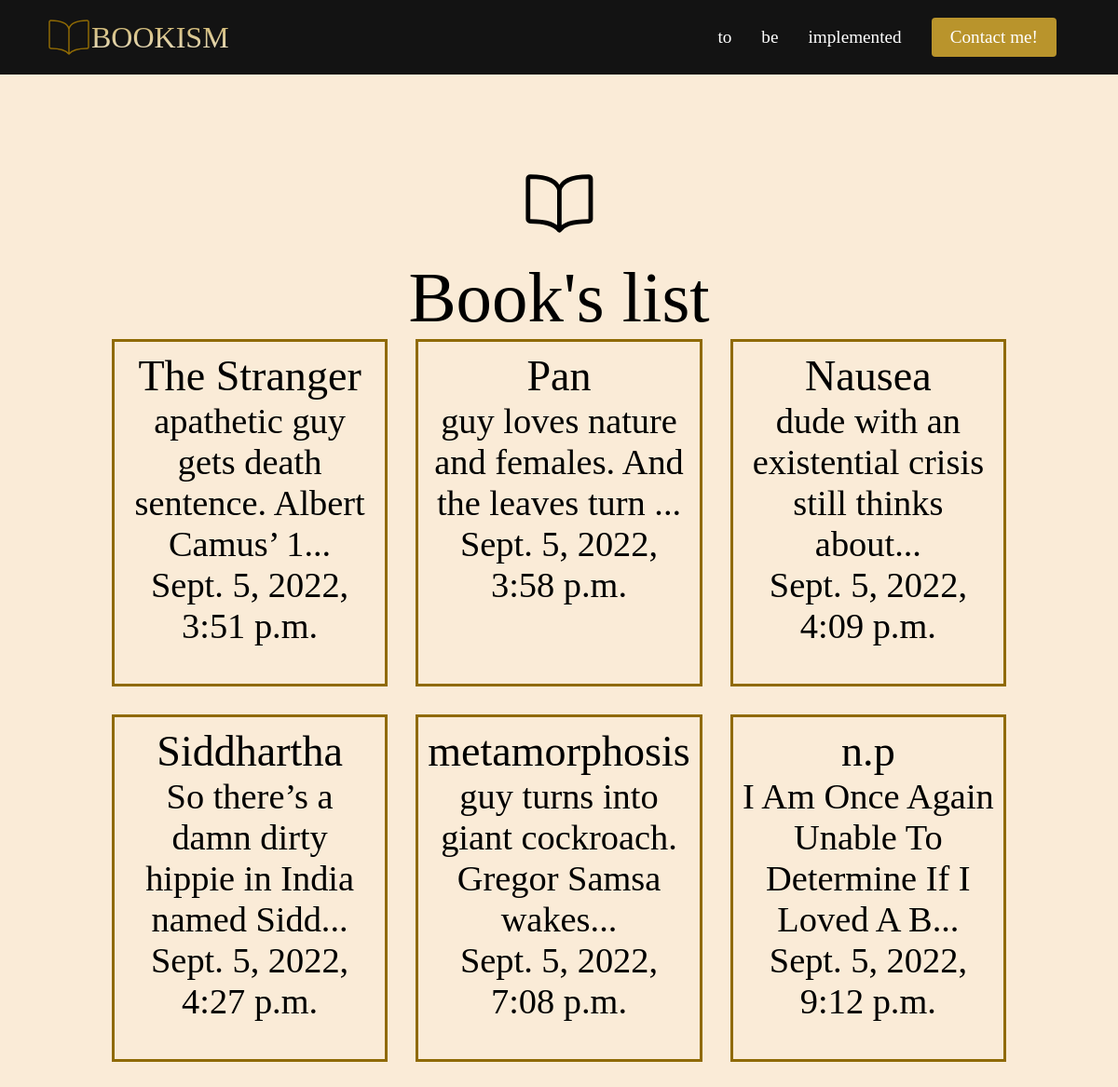
Screenshot of /Books/ with the database file from the repository.
### Books/models.py (models this page shows, shortened)
class Books(models.Model):
    title = models.CharField(max_length=100)
    slug = models.SlugField()
    body = models.TextField()
    date = models.DateTimeField(auto_now_add=True)
    thumb = models.ImageField(default='default.png', blank=True)
    def snippet(self):
        return self.body[:50] + '...'

### Books/views.py (the view)
# urls.py: path('', book_views.books_list, name='home'),
def books_list(request):
    books = Books.objects.all().order_by('date')
    return render(request, 'books/books_list.html',{'books':books})

### Books/templates/books/books_list.html
{% extends 'index.html' %}
{% block content %}
    <h1>Book's list</h1>
    <div class="books">
        {% for book in books %}
        <div class="book">
            <h2><a href="{% url 'books:detail' slug=book.slug %}">{{ book.title }}</a></h2>
            <p>{{ book.snippet }}</p>
            <p>{{ book.date }}</p>
        </div>
        {% endfor %}
    </div>
{% endblock %}

### templates/index.html (shortened to what this page needs)
{%  load static %}
<!DOCTYPE html>
<html lang="en">
<head>
    <link rel="stylesheet" href="{% static 'styles.css' %}">
</head>
<body>
    <nav class="navbar">
        <div class="navbar__container">
            <a href="/" id="navbar__logo"><ion-icon name="book-outline"></ion-icon> BOOKISM</a>
            <ul class="navbar__menu">
                <li class="navbar__item">
                    <a href="/" class="navbar__links">to</a>
                </li>
                <li class="navbar__item">
                    <a href="/" class="navbar__links">be</a>
                </li>
                <li class="navbar__item">
                    <a href="/" class="navbar__links">implemented</a>
                </li>
                <li class="navbar__btn">
                    <a href="/" class="button">Contact me!</a>
                </li>
            </ul>
        </div>
    </nav>
    <div class="wrapper">
        <h1><a href="{% url 'home' %}"><ion-icon name="book-outline"></ion-icon></a></h1>
        {% block content %}
        {% endblock %}
    </div>
</body>
</html>

### static/styles.css (style rules this page uses)
* { box-sizing: border-box; margin: 0; padding: 0; font-family: 'Times New Roman', Times, serif; }
.navbar { background: #131313; height: 80px; display: flex; justify-content: center; align-items: center; font-size: 1.2rem; position: sticky; top: 0; z-index: 999; }
.navbar__container { display: flex; justify-content: space-between; height: 80px; z-index: 1; width: 100%; max-width: 1300px; margin: 0 auto; padding: 0 50px; }
#navbar__logo { background-color:rgb(255, 255, 255); background-image: linear-gradient(to top, rgb(255, 255, 255) 0%, #b9942c 100%); background-size: 100%; -webkit-background-clip: text; -moz-background-clip: text; -webkit-text-fill-color: transparent; -moz-text-fill-color: transparent; display: flex; align-items: center; cursor: pointer; text-decoration: none; font-size: 2rem; }
#navbar__logo ion-icon { color: #8f6a04; --ionicon-stroke-width: 16px; font-size: 48px }
.navbar__menu { display: flex; align-items: center; list-style: none; text-align: center; }
.navbar__item { height: 80px; }
.navbar__links { color: #fff; display: flex; align-items: center; justify-content: center; text-decoration: none; padding: 0 1rem; height: 100%; }
.navbar__btn { display: flex; justify-content: center; align-items: center; padding: 0 1rem; width: 100%; }
.button { display: flex; justify-content: center; align-items: center; text-decoration: none; padding: 10px 20px; height: 100%; width: 100%; border: none; outline: none; border-radius: 4px; background: #b9942c; color: #fff; }
body { background-color: antiquewhite; background-repeat: no-repeat; color: rgb(0, 0, 0); }
body * { font-family: 'Times New Roman', Times, serif; }
h1, h2 { font-weight: normal; margin: 0; color: linear-gradient(to top, rgb(255, 255, 255) 0%, #b9942c 100%); }
a, a:hover, a:visited { color: rgb(0, 0, 0); text-decoration: none; }
.wrapper { max-width: 960px; margin: 0 auto; }
div.wrapper { text-align: center; margin: 100px auto; font-size: 2.4em; }
.books { display: grid; grid-template-columns: 1fr 1fr 1fr; grid-gap: 30px; }
.book { padding: 10px; border: 3px solid #8f6a04; position: relative; padding-bottom: 40px; }
.book h2 { font-size: 1.2em; color: linear-gradient(to top, rgb(255, 255, 255) 0%, #b9942c 100%); }

### rows the page displays
Books: title "The Stranger", snippet "apathetic guy gets death sentence. Albert Camus’ 1...", date "Sept. 5, 2022, 3:51 p.m."
Books: title "Pan", snippet "guy loves nature and females. And the leaves turn ...", date "Sept. 5, 2022, 3:58 p.m."
Books: title "Nausea", snippet "dude with an existential crisis still thinks about...", date "Sept. 5, 2022, 4:09 p.m."
Books: title "Siddhartha", snippet "So there’s a damn dirty hippie in India named Sidd...", date "Sept. 5, 2022, 4:27 p.m."
Books: title "metamorphosis", snippet "guy turns into giant cockroach. Gregor Samsa wakes...", date "Sept. 5, 2022, 7:08 p.m."
Books: title "n.p", snippet "I Am Once Again Unable To Determine If I Loved A B...", date "Sept. 5, 2022, 9:12 p.m."
